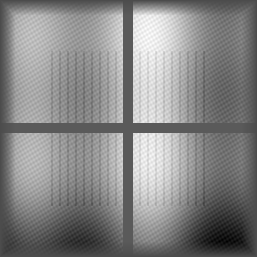
#> input picture src/ad_simulation/worlds/agricultural_heightmap.png, 257 x 257 px
$ python render_all_worlds.py
#> lines starting #> are read from the running program, lines starting #| are printed output that depends on the picture
"""3개 월드를 고품질 3D로 렌더링하여 비교 이미지 생성."""
import json
import math
import random
from pathlib import Path

import matplotlib
matplotlib.use('Agg')
import matplotlib.pyplot as plt
from mpl_toolkits.mplot3d import Axes3D
from mpl_toolkits.mplot3d.art3d import Poly3DCollection
import numpy as np
from PIL import Image


BASE = Path(__file__).parent


def load_heightmap(png_path, area_size, min_elev, max_elev):
    """PNG heightmap을 고도 배열로 변환."""
    img = Image.open(png_path)
    hmap = np.array(img, dtype=np.float64)
    hmap_m = min_elev + (hmap / 65535.0) * (max_elev - min_elev)
    size = hmap.shape[0]
    half = area_size / 2
    x = np.linspace(-half, half, size)
    y = np.linspace(-half, half, size)
    return np.meshgrid(x, y), hmap_m


def render_agricultural():
    """농경지 월드 3D 렌더링."""
    png = BASE / "agricultural_heightmap.png"
    (X, Y), Z = load_heightmap(png, 200, 0, 3.0)

    fig = plt.figure(figsize=(12, 9))
    ax = fig.add_subplot(111, projection='3d')

    stride = 4
    ax.plot_surface(X[::stride, ::stride], Y[::stride, ::stride], Z[::stride, ::stride],
                    cmap='YlGn', alpha=0.9, linewidth=0, antialiased=True)

    # 농로 (십자형)
    road_x = np.linspace(-100, 100, 50)
    ax.plot(road_x, [0]*50, [1.15]*50, color='#8B7355', linewidth=3, alpha=0.8)
    ax.plot([0]*50, road_x, [1.15]*50, color='#8B7355', linewidth=3, alpha=0.8)

    # 창고
    ax.bar3d(-43, -2.5, 0, 8, 5, 3, color='#8B4513', alpha=0.8)

    # 나무
    for tx, ty in [(15, 20), (25, -15)]:
        ax.plot([tx, tx], [ty, ty], [0, 4], color='#654321', linewidth=3)
        u = np.linspace(0, 2*np.pi, 12)
        v = np.linspace(0, np.pi, 8)
        sx = tx + 1.5 * np.outer(np.cos(u), np.sin(v))
        sy = ty + 1.5 * np.outer(np.sin(u), np.sin(v))
        sz = 4.5 + 1.5 * np.outer(np.ones_like(u), np.cos(v))
        ax.plot_surface(sx, sy, sz, color='#228B22', alpha=0.7)

    # 돌
    ax.scatter([10, -5], [-8, 12], [0.3, 0.2], c='gray', s=100, marker='o', alpha=0.8)

    # 경계 마커
    for mx, my in [(50, 50), (50, -50), (-50, 50), (-50, -50)]:
        ax.plot([mx, mx], [my, my], [0, 1.5], color='red', linewidth=2)

    ax.set_title('1. Agricultural Field\n200m x 200m | Furrows + Farm Roads',
                 fontsize=13, fontweight='bold', pad=15)
    ax.set_xlabel('E-W (m)', fontsize=9)
    ax.set_ylabel('N-S (m)', fontsize=9)
    ax.set_zlabel('Height (m)', fontsize=9)
    ax.view_init(elev=25, azim=-45)
    ax.set_box_aspect([2, 2, 0.3])

    return fig


def render_yeongwol():
    """영월 신일리 3D 렌더링."""
    png = BASE / "real_terrain" / "sinil_heightmap.png"
    osm_path = BASE / "real_terrain" / "sinil_osm_data.json"
    (X, Y), Z = load_heightmap(png, 500, 289, 402)

    with open(osm_path, 'r', encoding='utf-8') as f:
        osm = json.load(f)

    fig = plt.figure(figsize=(12, 9))
    ax = fig.add_subplot(111, projection='3d')

    stride = 4
    ax.plot_surface(X[::stride, ::stride], Y[::stride, ::stride], Z[::stride, ::stride],
                    cmap='terrain', alpha=0.9, linewidth=0, antialiased=True)

    # 도로
    half = 250
    for road in osm.get('roads', []):
        coords = road['coords']
        xs = [c[0] for c in coords if -half <= c[0] <= half and -half <= c[1] <= half]
        ys = [c[1] for c in coords if -half <= c[0] <= half and -half <= c[1] <= half]
        if len(xs) >= 2:
            zs = [340] * len(xs)  # 대략적 도로 높이
            ax.plot(xs, ys, zs, color='#D2B48C', linewidth=2, alpha=0.8)

    # 나무 (시드 동일)
    rng = random.Random(42)
    for _ in range(40):
        tx = rng.uniform(-200, 200)
        ty = rng.uniform(-200, 200)
        tz = 330 + rng.uniform(-20, 40)
        ax.plot([tx, tx], [ty, ty], [tz-3, tz], color='#654321', linewidth=1.5, alpha=0.5)
        ax.scatter([tx], [ty], [tz+2], c='#228B22', s=40, marker='^', alpha=0.6)

    ax.set_title('2. Yeongwol Sinil-ri (Real DEM)\n500m x 500m | Elevation 289-402m',
                 fontsize=13, fontweight='bold', pad=15)
    ax.set_xlabel('E-W (m)', fontsize=9)
    ax.set_ylabel('N-S (m)', fontsize=9)
    ax.set_zlabel('Elevation (m)', fontsize=9)
    ax.view_init(elev=30, azim=-55)
    ax.set_box_aspect([2, 2, 0.8])

    return fig


# [165 lines left out: functions render_cheongsong, render_cheongsong_detail, not called in this run]


def main():
    print("3개 월드 렌더링 중...")

    # 각 월드 개별 렌더링
    worlds = [
        ("agricultural", render_agricultural),
        ("yeongwol", render_yeongwol),
        ("cheongsong", render_cheongsong),
        ("cheongsong_detail", render_cheongsong_detail),
    ]

    for name, render_fn in worlds:
        print(f"  {name}...")
        fig = render_fn()
        out = BASE / f"render_{name}.png"
        fig.savefig(str(out), dpi=150, bbox_inches='tight', facecolor='white')
        plt.close(fig)
        print(f"    -> {out}")
#> this loop made 2 passes
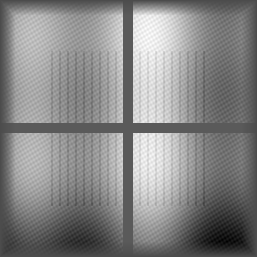
#> input picture src/ad_simulation/worlds/agricultural_heightmap.png, 257 x 257 px
#> pass 1, in render_agricultural, `(X, Y), Z = load_heightmap(png, 200, 0, 3.0)`:
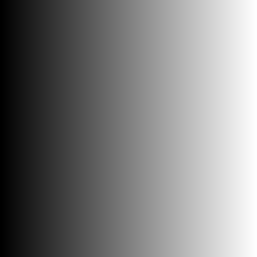
#> X: shape (257, 257) float64; min -100, max 100, mean 0; drawn with min black and max white
#> pass 1, in render_agricultural, `(X, Y), Z = load_heightmap(png, 200, 0, 3.0)`:
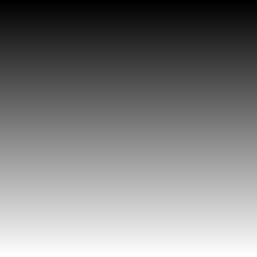
#> Y: shape (257, 257) float64; min -100, max 100, mean 0; drawn with min black and max white
#> pass 1, in main, `fig.savefig(str(out), dpi=150, bbox_inches='tight', facecolor='white')`:
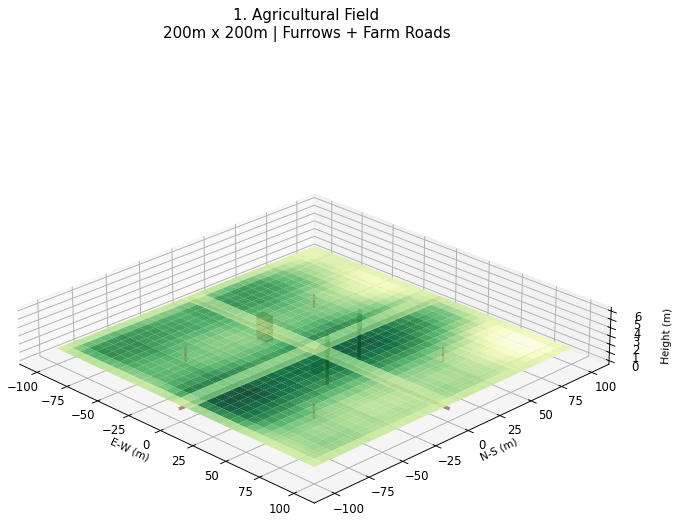
#> figure drawn by matplotlib, 1 panel
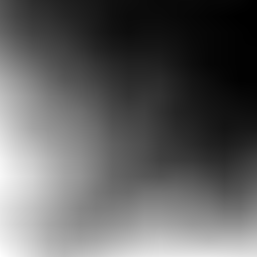
#> input picture src/ad_simulation/worlds/real_terrain/sinil_heightmap.png, 257 x 257 px

    print("완료!")


if __name__ == "__main__":
#> (the run stopped early here; a loop or call above may not have finished)
